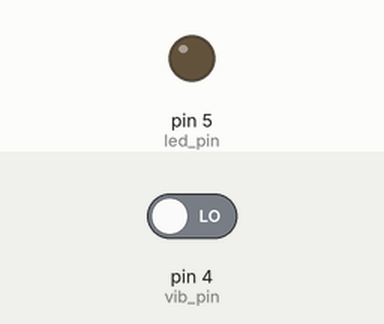
Simulated run of this sketch. Board: Arduino Uno, built with avr-gcc and run on an emulated ATmega328P. Parts: output pins drawn as LEDs (lit = HIGH). Inputs (shaded band) come from the test bench; at power-on: pin 4 (vib_pin) LOW.

Above: at 1.2 s.
1.3 s: pin 4 (vib_pin) driven HIGH
At 2.1 s:
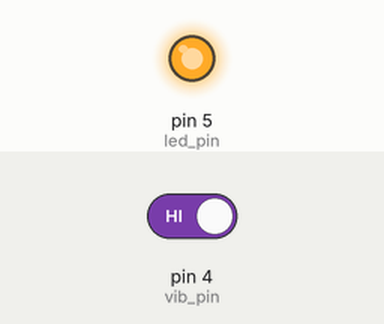
4.3 s: pin 4 (vib_pin) driven LOW
At 5.0 s:
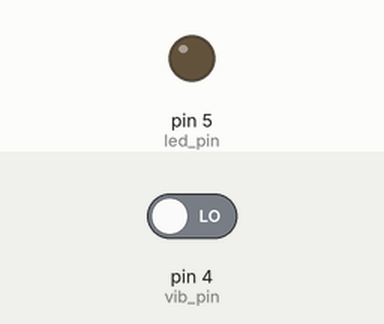
Timing chart, 0 to 7.3 s (numbered marks = the images above; inputs shaded):
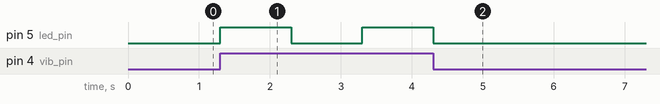

Measured:
- after the input at 1.3 s, pin 5 (led_pin): LOW → HIGH at once, → LOW 1.0 s later, → HIGH 1.0 s later
- after the input at 4.3 s, pin 5 (led_pin): goes on until 4.3 s, then stays LOW

The sketch:

vibration_1.ino
```cpp
int vib_pin=4;
int led_pin=5;
void setup() {
  pinMode(vib_pin,INPUT);
  pinMode(led_pin,OUTPUT);
}

void loop() {
  int val;
  val=digitalRead(vib_pin);
  if(val==1)
  {
    digitalWrite(led_pin,HIGH);
    delay(1000);
    digitalWrite(led_pin,LOW);
    delay(1000);
   }
   else
   digitalWrite(led_pin,LOW);
}
```
